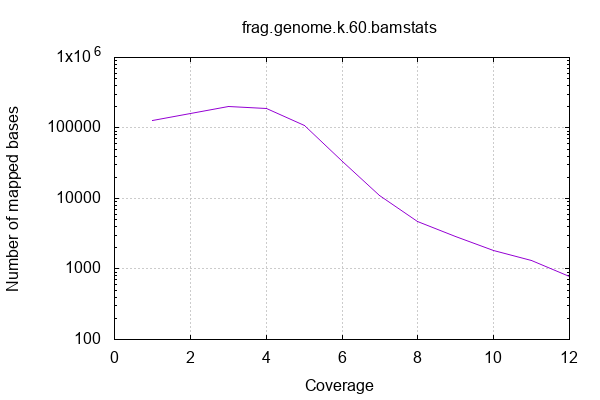

Write gnuplot code to recreate this figure.

            set terminal png size 600,400 truecolor
            set output "frag.genome.k.60/coverage.png"
            set grid xtics ytics y2tics back lc rgb "#cccccc"
            set ylabel "Number of mapped bases"
            set xlabel "Coverage"
            set log y
            set style fill solid border -1
            set title "frag.genome.k.60.bamstats"
            set xrange [:12]
            plot '-' with lines notitle
        1	127204
2	160122
3	202471
4	190662
5	108052
6	33389
7	11020
8	4721
9	2896
10	1847
11	1335
12	776
13	345
14	158
15	106
16	56
17	39
18	18
19	11
20	15
21	21
22	34
23	43
24	26
25	4
26	17
27	25
28	33
29	18
30	12
31	7
32	3
33	12
34	15
35	1
end
